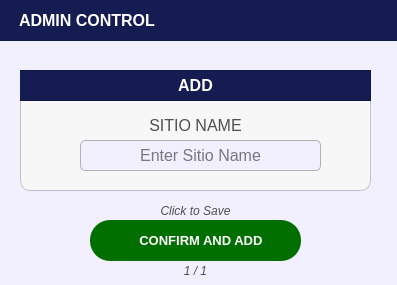
<?xml version="1.0" encoding="UTF-8"?>
<ui version="4.0">
 <class>PopUp_citizenprofileFilterOptions</class>
 <widget class="QDialog" name="PopUp_citizenprofileFilterOptions">
  <property name="geometry">
   <rect>
    <x>0</x>
    <y>0</y>
    <width>397</width>
    <height>285</height>
   </rect>
  </property>
  <property name="sizePolicy">
   <sizepolicy hsizetype="Fixed" vsizetype="Fixed">
    <horstretch>0</horstretch>
    <verstretch>0</verstretch>
   </sizepolicy>
  </property>
  <property name="palette">
   <palette>
    <active>
     <colorrole role="WindowText">
      <brush brushstyle="SolidPattern">
       <color alpha="255">
        <red>255</red>
        <green>255</green>
        <blue>255</blue>
       </color>
      </brush>
     </colorrole>
     <colorrole role="Button">
      <brush brushstyle="SolidPattern">
       <color alpha="255">
        <red>242</red>
        <green>239</green>
        <blue>255</blue>
       </color>
      </brush>
     </colorrole>
     <colorrole role="Light">
      <brush brushstyle="SolidPattern">
       <color alpha="255">
        <red>88</red>
        <green>86</green>
        <blue>150</blue>
       </color>
      </brush>
     </colorrole>
     <colorrole role="Midlight">
      <brush brushstyle="SolidPattern">
       <color alpha="255">
        <red>73</red>
        <green>71</green>
        <blue>125</blue>
       </color>
      </brush>
     </colorrole>
     <colorrole role="Dark">
      <brush brushstyle="SolidPattern">
       <color alpha="255">
        <red>29</red>
        <green>29</green>
        <blue>50</blue>
       </color>
      </brush>
     </colorrole>
     <colorrole role="Mid">
      <brush brushstyle="SolidPattern">
       <color alpha="255">
        <red>39</red>
        <green>38</green>
        <blue>67</blue>
       </color>
      </brush>
     </colorrole>
     <colorrole role="Text">
      <brush brushstyle="SolidPattern">
       <color alpha="255">
        <red>255</red>
        <green>255</green>
        <blue>255</blue>
       </color>
      </brush>
     </colorrole>
     <colorrole role="BrightText">
      <brush brushstyle="SolidPattern">
       <color alpha="255">
        <red>255</red>
        <green>255</green>
        <blue>255</blue>
       </color>
      </brush>
     </colorrole>
     <colorrole role="ButtonText">
      <brush brushstyle="SolidPattern">
       <color alpha="255">
        <red>255</red>
        <green>255</green>
        <blue>255</blue>
       </color>
      </brush>
     </colorrole>
     <colorrole role="Base">
      <brush brushstyle="SolidPattern">
       <color alpha="255">
        <red>242</red>
        <green>239</green>
        <blue>255</blue>
       </color>
      </brush>
     </colorrole>
     <colorrole role="Window">
      <brush brushstyle="SolidPattern">
       <color alpha="255">
        <red>242</red>
        <green>239</green>
        <blue>255</blue>
       </color>
      </brush>
     </colorrole>
     <colorrole role="Shadow">
      <brush brushstyle="SolidPattern">
       <color alpha="255">
        <red>16</red>
        <green>36</green>
        <blue>7</blue>
       </color>
      </brush>
     </colorrole>
     <colorrole role="AlternateBase">
      <brush brushstyle="SolidPattern">
       <color alpha="255">
        <red>29</red>
        <green>28</green>
        <blue>50</blue>
       </color>
      </brush>
     </colorrole>
     <colorrole role="ToolTipBase">
      <brush brushstyle="SolidPattern">
       <color alpha="255">
        <red>255</red>
        <green>255</green>
        <blue>220</blue>
       </color>
      </brush>
     </colorrole>
     <colorrole role="ToolTipText">
      <brush brushstyle="SolidPattern">
       <color alpha="255">
        <red>52</red>
        <green>138</green>
        <blue>46</blue>
       </color>
      </brush>
     </colorrole>
     <colorrole role="PlaceholderText">
      <brush brushstyle="SolidPattern">
       <color alpha="127">
        <red>255</red>
        <green>255</green>
        <blue>255</blue>
       </color>
      </brush>
     </colorrole>
     <colorrole role="Accent">
      <brush brushstyle="SolidPattern">
       <color alpha="255">
        <red>0</red>
        <green>255</green>
        <blue>0</blue>
       </color>
      </brush>
     </colorrole>
    </active>
    <inactive>
     <colorrole role="WindowText">
      <brush brushstyle="SolidPattern">
       <color alpha="255">
        <red>255</red>
        <green>255</green>
        <blue>255</blue>
       </color>
      </brush>
     </colorrole>
     <colorrole role="Button">
      <brush brushstyle="SolidPattern">
       <color alpha="255">
        <red>242</red>
        <green>239</green>
        <blue>255</blue>
       </color>
      </brush>
     </colorrole>
     <colorrole role="Light">
      <brush brushstyle="SolidPattern">
       <color alpha="255">
        <red>88</red>
        <green>86</green>
        <blue>150</blue>
       </color>
      </brush>
     </colorrole>
     <colorrole role="Midlight">
      <brush brushstyle="SolidPattern">
       <color alpha="255">
        <red>73</red>
        <green>71</green>
        <blue>125</blue>
       </color>
      </brush>
     </colorrole>
     <colorrole role="Dark">
      <brush brushstyle="SolidPattern">
       <color alpha="255">
        <red>29</red>
        <green>29</green>
        <blue>50</blue>
       </color>
      </brush>
     </colorrole>
     <colorrole role="Mid">
      <brush brushstyle="SolidPattern">
       <color alpha="255">
        <red>39</red>
        <green>38</green>
        <blue>67</blue>
       </color>
      </brush>
     </colorrole>
     <colorrole role="Text">
      <brush brushstyle="SolidPattern">
       <color alpha="255">
        <red>255</red>
        <green>255</green>
        <blue>255</blue>
       </color>
      </brush>
     </colorrole>
     <colorrole role="BrightText">
      <brush brushstyle="SolidPattern">
       <color alpha="255">
        <red>255</red>
        <green>255</green>
        <blue>255</blue>
       </color>
      </brush>
     </colorrole>
     <colorrole role="ButtonText">
      <brush brushstyle="SolidPattern">
       <color alpha="255">
        <red>255</red>
        <green>255</green>
        <blue>255</blue>
       </color>
      </brush>
     </colorrole>
     <colorrole role="Base">
      <brush brushstyle="SolidPattern">
       <color alpha="255">
        <red>242</red>
        <green>239</green>
        <blue>255</blue>
       </color>
      </brush>
     </colorrole>
     <colorrole role="Window">
      <brush brushstyle="SolidPattern">
       <color alpha="255">
        <red>242</red>
        <green>239</green>
        <blue>255</blue>
       </color>
      </brush>
     </colorrole>
     <colorrole role="Shadow">
      <brush brushstyle="SolidPattern">
       <color alpha="255">
        <red>16</red>
        <green>36</green>
        <blue>7</blue>
       </color>
      </brush>
     </colorrole>
     <colorrole role="AlternateBase">
      <brush brushstyle="SolidPattern">
       <color alpha="255">
        <red>29</red>
        <green>28</green>
        <blue>50</blue>
       </color>
      </brush>
     </colorrole>
     <colorrole role="ToolTipBase">
      <brush brushstyle="SolidPattern">
       <color alpha="255">
        <red>255</red>
        <green>255</green>
        <blue>220</blue>
       </color>
      </brush>
     </colorrole>
     <colorrole role="ToolTipText">
      <brush brushstyle="SolidPattern">
       <color alpha="255">
        <red>52</red>
        <green>138</green>
        <blue>46</blue>
       </color>
      </brush>
     </colorrole>
     <colorrole role="PlaceholderText">
      <brush brushstyle="SolidPattern">
       <color alpha="127">
        <red>255</red>
        <green>255</green>
        <blue>255</blue>
       </color>
      </brush>
     </colorrole>
     <colorrole role="Accent">
      <brush brushstyle="SolidPattern">
       <color alpha="255">
        <red>0</red>
        <green>255</green>
        <blue>0</blue>
       </color>
      </brush>
     </colorrole>
    </inactive>
    <disabled>
     <colorrole role="WindowText">
      <brush brushstyle="SolidPattern">
       <color alpha="255">
        <red>29</red>
        <green>29</green>
        <blue>50</blue>
       </color>
      </brush>
     </colorrole>
     <colorrole role="Button">
      <brush brushstyle="SolidPattern">
       <color alpha="255">
        <red>242</red>
        <green>239</green>
        <blue>255</blue>
       </color>
      </brush>
     </colorrole>
     <colorrole role="Light">
      <brush brushstyle="SolidPattern">
       <color alpha="255">
        <red>88</red>
        <green>86</green>
        <blue>150</blue>
       </color>
      </brush>
     </colorrole>
     <colorrole role="Midlight">
      <brush brushstyle="SolidPattern">
       <color alpha="255">
        <red>73</red>
        <green>71</green>
        <blue>125</blue>
       </color>
      </brush>
     </colorrole>
     <colorrole role="Dark">
      <brush brushstyle="SolidPattern">
       <color alpha="255">
        <red>29</red>
        <green>29</green>
        <blue>50</blue>
       </color>
      </brush>
     </colorrole>
     <colorrole role="Mid">
      <brush brushstyle="SolidPattern">
       <color alpha="255">
        <red>39</red>
        <green>38</green>
        <blue>67</blue>
       </color>
      </brush>
     </colorrole>
     <colorrole role="Text">
      <brush brushstyle="SolidPattern">
       <color alpha="255">
        <red>29</red>
        <green>29</green>
        <blue>50</blue>
       </color>
      </brush>
     </colorrole>
     <colorrole role="BrightText">
      <brush brushstyle="SolidPattern">
       <color alpha="255">
        <red>255</red>
        <green>255</green>
        <blue>255</blue>
       </color>
      </brush>
     </colorrole>
     <colorrole role="ButtonText">
      <brush brushstyle="SolidPattern">
       <color alpha="255">
        <red>29</red>
        <green>29</green>
        <blue>50</blue>
       </color>
      </brush>
     </colorrole>
     <colorrole role="Base">
      <brush brushstyle="SolidPattern">
       <color alpha="255">
        <red>242</red>
        <green>239</green>
        <blue>255</blue>
       </color>
      </brush>
     </colorrole>
     <colorrole role="Window">
      <brush brushstyle="SolidPattern">
       <color alpha="255">
        <red>242</red>
        <green>239</green>
        <blue>255</blue>
       </color>
      </brush>
     </colorrole>
     <colorrole role="Shadow">
      <brush brushstyle="SolidPattern">
       <color alpha="255">
        <red>16</red>
        <green>36</green>
        <blue>7</blue>
       </color>
      </brush>
     </colorrole>
     <colorrole role="AlternateBase">
      <brush brushstyle="SolidPattern">
       <color alpha="255">
        <red>59</red>
        <green>57</green>
        <blue>100</blue>
       </color>
      </brush>
     </colorrole>
     <colorrole role="ToolTipBase">
      <brush brushstyle="SolidPattern">
       <color alpha="255">
        <red>255</red>
        <green>255</green>
        <blue>220</blue>
       </color>
      </brush>
     </colorrole>
     <colorrole role="ToolTipText">
      <brush brushstyle="SolidPattern">
       <color alpha="255">
        <red>52</red>
        <green>138</green>
        <blue>46</blue>
       </color>
      </brush>
     </colorrole>
     <colorrole role="PlaceholderText">
      <brush brushstyle="SolidPattern">
       <color alpha="127">
        <red>29</red>
        <green>29</green>
        <blue>50</blue>
       </color>
      </brush>
     </colorrole>
     <colorrole role="Accent">
      <brush brushstyle="SolidPattern">
       <color alpha="255">
        <red>0</red>
        <green>255</green>
        <blue>0</blue>
       </color>
      </brush>
     </colorrole>
    </disabled>
   </palette>
  </property>
  <property name="cursor">
   <cursorShape>PointingHandCursor</cursorShape>
  </property>
  <property name="windowTitle">
   <string>Dialog</string>
  </property>
  <property name="styleSheet">
   <string notr="true">#PopUp_citizenprofileFilterOptions{
	background-color: #f2efff;
}</string>
  </property>
  <widget class="QFrame" name="basePopUpTitleFrame">
   <property name="geometry">
    <rect>
     <x>-1</x>
     <y>-10</y>
     <width>401</width>
     <height>51</height>
    </rect>
   </property>
   <property name="styleSheet">
    <string notr="true">#basePopUpTitleFrame {
	background-color: #141c52;
}</string>
   </property>
   <property name="frameShape">
    <enum>QFrame::Shape::StyledPanel</enum>
   </property>
   <property name="frameShadow">
    <enum>QFrame::Shadow::Raised</enum>
   </property>
   <widget class="QLabel" name="label_titleFilterOptions">
    <property name="geometry">
     <rect>
      <x>20</x>
      <y>10</y>
      <width>311</width>
      <height>41</height>
     </rect>
    </property>
    <property name="font">
     <font>
      <family>Arial</family>
      <pointsize>12</pointsize>
      <bold>true</bold>
     </font>
    </property>
    <property name="styleSheet">
     <string notr="true">#label_titleFilterOptions {
	background-color: transparent;
	color: #FFFFFF;
}
</string>
    </property>
    <property name="text">
     <string>ADMIN CONTROL</string>
    </property>
    <property name="alignment">
     <set>Qt::AlignmentFlag::AlignLeading|Qt::AlignmentFlag::AlignLeft|Qt::AlignmentFlag::AlignVCenter</set>
    </property>
   </widget>
  </widget>
  <widget class="QFrame" name="basePopUpBodyFrame_2">
   <property name="geometry">
    <rect>
     <x>20</x>
     <y>70</y>
     <width>351</width>
     <height>121</height>
    </rect>
   </property>
   <property name="styleSheet">
    <string notr="true">#basePopUpBodyFrame_2 {
	background-color: rgb(247, 247, 247);
	border: 1px solid rgb(194, 194, 194);
	border-radius: 10px;
}</string>
   </property>
   <property name="frameShape">
    <enum>QFrame::Shape::StyledPanel</enum>
   </property>
   <property name="frameShadow">
    <enum>QFrame::Shadow::Raised</enum>
   </property>
   <widget class="QFrame" name="basePopUpTitleFrame_2">
    <property name="geometry">
     <rect>
      <x>-10</x>
      <y>0</y>
      <width>361</width>
      <height>31</height>
     </rect>
    </property>
    <property name="styleSheet">
     <string notr="true">#basePopUpTitleFrame_2 {
	background-color: #141c52;
}</string>
    </property>
    <property name="frameShape">
     <enum>QFrame::Shape::StyledPanel</enum>
    </property>
    <property name="frameShadow">
     <enum>QFrame::Shadow::Raised</enum>
    </property>
    <widget class="QLabel" name="label_title">
     <property name="geometry">
      <rect>
       <x>40</x>
       <y>0</y>
       <width>291</width>
       <height>31</height>
      </rect>
     </property>
     <property name="font">
      <font>
       <family>Arial</family>
       <pointsize>12</pointsize>
       <bold>true</bold>
      </font>
     </property>
     <property name="styleSheet">
      <string notr="true">#label_title{
	background-color:transparent;
	color: rgb(255, 255, 255);
}</string>
     </property>
     <property name="text">
      <string>ADD</string>
     </property>
     <property name="alignment">
      <set>Qt::AlignmentFlag::AlignCenter</set>
     </property>
    </widget>
   </widget>
   <widget class="QLineEdit" name="AdmnCon_Input_Sitio">
    <property name="geometry">
     <rect>
      <x>60</x>
      <y>70</y>
      <width>241</width>
      <height>31</height>
     </rect>
    </property>
    <property name="font">
     <font>
      <family>Arial</family>
      <pointsize>12</pointsize>
     </font>
    </property>
    <property name="styleSheet">
     <string notr="true">#AdmnCon_Input_Sitio{
	border: 1px solid #b3b3b3;  /* Black border */
    border-radius: 5px;        /* Rounded corners */
    padding: 5px;               /* Inner spacing */
    background-color: #f2efff;  /* Gray background */
    color: #000000; 
}

</string>
    </property>
    <property name="text">
     <string/>
    </property>
    <property name="maxLength">
     <number>35</number>
    </property>
    <property name="alignment">
     <set>Qt::AlignmentFlag::AlignCenter</set>
    </property>
    <property name="placeholderText">
     <string>Enter Sitio Name</string>
    </property>
   </widget>
   <widget class="QLabel" name="register_citizen_labelHomeNumber">
    <property name="geometry">
     <rect>
      <x>0</x>
      <y>40</y>
      <width>351</width>
      <height>31</height>
     </rect>
    </property>
    <property name="font">
     <font>
      <family>Arial</family>
      <pointsize>12</pointsize>
     </font>
    </property>
    <property name="styleSheet">
     <string notr="true">#register_citizen_labelHomeNumber{
	background-color:transparent;
	color:#4f4f4f;
}</string>
    </property>
    <property name="text">
     <string>SITIO NAME</string>
    </property>
    <property name="alignment">
     <set>Qt::AlignmentFlag::AlignCenter</set>
    </property>
   </widget>
  </widget>
  <widget class="QPushButton" name="register_buttonConfirmHousehold_SaveForm">
   <property name="geometry">
    <rect>
     <x>90</x>
     <y>220</y>
     <width>211</width>
     <height>41</height>
    </rect>
   </property>
   <property name="font">
    <font>
     <family>Arial</family>
     <pointsize>10</pointsize>
     <bold>true</bold>
    </font>
   </property>
   <property name="cursor">
    <cursorShape>PointingHandCursor</cursorShape>
   </property>
   <property name="styleSheet">
    <string notr="true">#register_buttonConfirmHousehold_SaveForm {
    background-color: #006f00;
    color: white;
    border-radius: 20px;
    padding: 10px; /* Optional: Adjusts spacing inside the button */
}
#register_buttonConfirmHousehold_SaveForm:hover {
    background-color: #00a600; /* Slightly lighter blue when hovered */
}
#register_buttonConfirmHousehold_SaveForm:pressed {
    background-color: #005d00; /* Darker blue when clicked */
}</string>
   </property>
   <property name="text">
    <string>   CONFIRM AND ADD</string>
   </property>
   <property name="icon">
    <iconset>
     <normaloff>../../../Assets/FuncIcons/icon_confirm.svg</normaloff>../../../Assets/FuncIcons/icon_confirm.svg</iconset>
   </property>
   <property name="iconSize">
    <size>
     <width>30</width>
     <height>30</height>
    </size>
   </property>
  </widget>
  <widget class="QLabel" name="progress">
   <property name="geometry">
    <rect>
     <x>150</x>
     <y>260</y>
     <width>91</width>
     <height>21</height>
    </rect>
   </property>
   <property name="font">
    <font>
     <family>Arial</family>
     <pointsize>9</pointsize>
     <italic>true</italic>
     <bold>false</bold>
    </font>
   </property>
   <property name="styleSheet">
    <string notr="true">#progress {
	background-color: transparent;
	color: #4f4f4f;
}
</string>
   </property>
   <property name="text">
    <string>1 / 1</string>
   </property>
   <property name="alignment">
    <set>Qt::AlignmentFlag::AlignCenter</set>
   </property>
  </widget>
  <widget class="QLabel" name="notenote">
   <property name="geometry">
    <rect>
     <x>90</x>
     <y>200</y>
     <width>211</width>
     <height>21</height>
    </rect>
   </property>
   <property name="font">
    <font>
     <family>Arial</family>
     <pointsize>9</pointsize>
     <italic>true</italic>
     <bold>false</bold>
    </font>
   </property>
   <property name="styleSheet">
    <string notr="true">#notenote {
	background-color: transparent;
	color: #4f4f4f;
}
</string>
   </property>
   <property name="text">
    <string>Click to Save</string>
   </property>
   <property name="alignment">
    <set>Qt::AlignmentFlag::AlignCenter</set>
   </property>
  </widget>
 </widget>
 <resources/>
 <connections/>
</ui>
